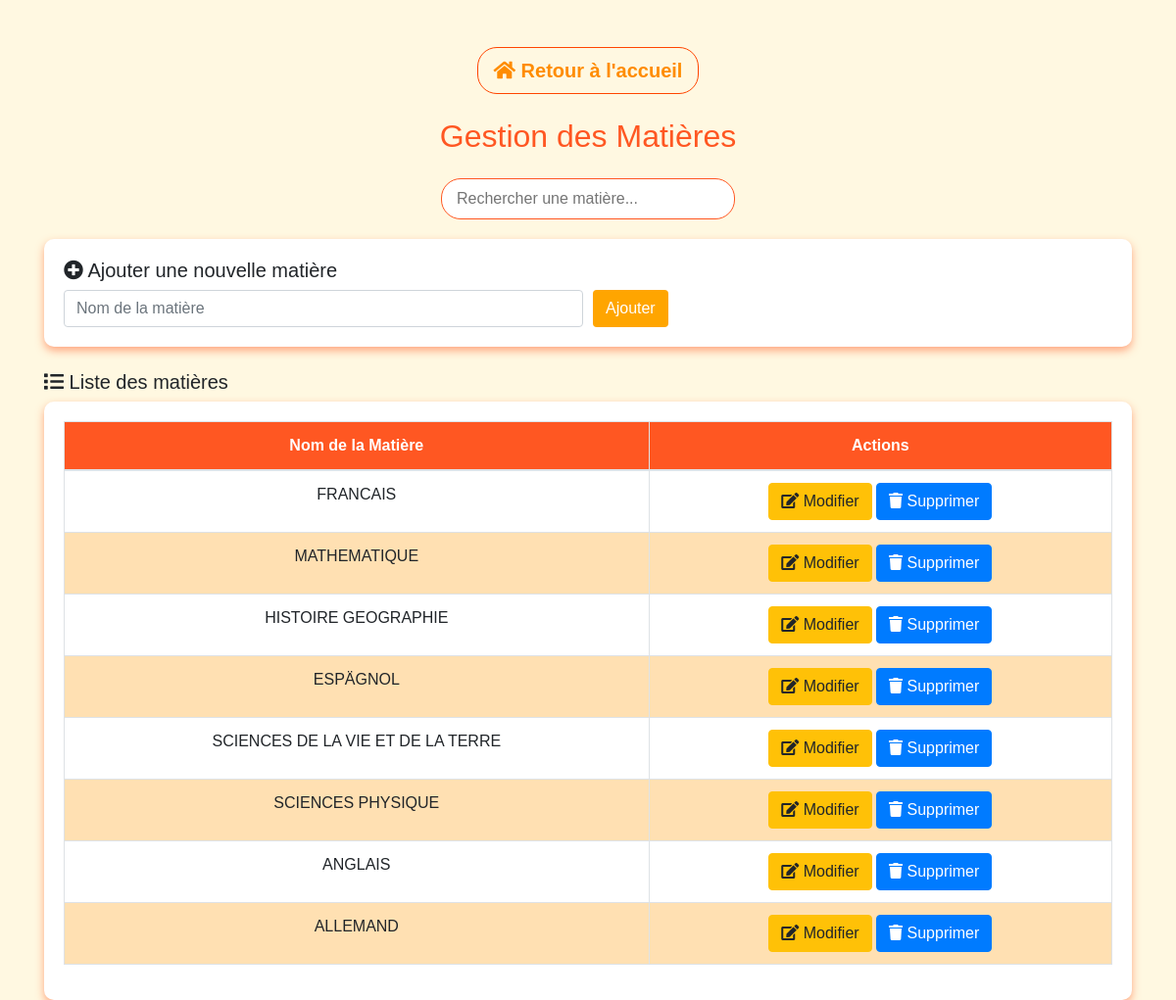
Page /matiere.php on the committed database.
### tables this page shows
CREATE TABLE `matiere` (
  `id_matiere` int(11) NOT NULL,
  `nom_matiere` varchar(250) NOT NULL,
  `id_classe` int(11) DEFAULT NULL
);

### matiere.php (the view, shortened to what this page needs)
<?php
require_once 'config.php';
$sql = "SELECT * FROM matiere";
$stmt = $pdo->query($sql);
$matieres = $stmt->fetchAll();
?>
<!DOCTYPE html>
<html lang="fr">
<head>
    <link rel="stylesheet" href="https://stackpath.bootstrapcdn.com/bootstrap/4.5.2/css/bootstrap.min.css">
    <link rel="stylesheet" href="https://cdnjs.cloudflare.com/ajax/libs/font-awesome/5.15.4/css/all.min.css">
</head>
<body id="top">
<div class="container mt-5">
    <div class="text-center mb-4">
        <a href="dashboardadmin.php" class="btn btn-outline btn-lg" style="border-radius: 20px; font-weight: bold; border-color: orangered; color: darkorange;">
            <i class="fas fa-home"></i> Retour à l'accueil
        </a>
    </div>
    <h2 class="text-center mb-4" style="color:#FF5722;">Gestion des Matières</h2>
    <div class="search-container text-center">
        <input type="text" id="searchInput" class="search-bar" placeholder="Rechercher une matière...">
    </div>
    <div class="custom-card mb-4">
        <form method="POST">
            <h5><i class="fas fa-plus-circle"></i> Ajouter une nouvelle matière</h5>
            <div class="form-row">
                <div class="col">
                    <input type="text" class="form-control" name="nom_matiere" placeholder="Nom de la matière" required>
                </div>
                <div class="col">
                    <button type="submit" name="ajouter" class="btn btn-custom">Ajouter</button>
                </div>
            </div>
        </form>
    </div>
    <h5 class="mt-4"><i class="fas fa-list"></i> Liste des matières</h5>
    <div class="custom-card">
        <table class="table table-bordered" id="subjectsTable">
            <thead>
                <tr>
                    <th>Nom de la Matière</th>
                    <th>Actions</th>
                </tr>
            </thead>
            <tbody>
                <?php foreach ($matieres as $matiere): ?>
                    <tr>
                        <td><?= htmlspecialchars($matiere['nom_matiere']) ?></td>
                        <td>
                            <button class="btn btn-warning" data-toggle="modal" data-target="#editModal<?= $matiere['id_matiere'] ?>">
                                <i class="fas fa-edit"></i> Modifier
                            </button>
                            <button class="btn btn-primary" data-toggle="modal" data-target="#deleteModal<?= $matiere['id_matiere'] ?>">
                                <i class="fas fa-trash"></i> Supprimer
                            </button>
                        </td>
                    </tr>
                <?php endforeach; ?>
            </tbody>
        </table>
    </div>
</div>
</body>
</html>

### matiere.php (style rules this page uses)
body { font-family: Arial, sans-serif; background-color: #FFF8E1; }
.custom-card { box-shadow: 0px 4px 8px rgba(255, 87, 34, 0.5); border-radius: 10px; padding: 20px; background-color: white; }
.btn-custom { background-color: orange; color:white; }
.table th, .table td { text-align: center; }
.search-container { margin-bottom: 20px; }
.search-bar { width: 300px; border-radius: 20px; border: 1px solid #FF5722; padding: 8px 15px; }
th { background-color: #FF5722; color: white; }
.table-bordered tbody tr:nth-child(even) { background-color: #FFE0B2; }

### rows in the picture
matiere: nom_matiere "FRANCAIS"
matiere: nom_matiere "MATHEMATIQUE"
matiere: nom_matiere "HISTOIRE GEOGRAPHIE"
matiere: nom_matiere "ESPÄGNOL"
matiere: nom_matiere "SCIENCES DE LA VIE ET DE LA TERRE"
matiere: nom_matiere "SCIENCES PHYSIQUE"
matiere: nom_matiere "ANGLAIS"
matiere: nom_matiere "ALLEMAND"
